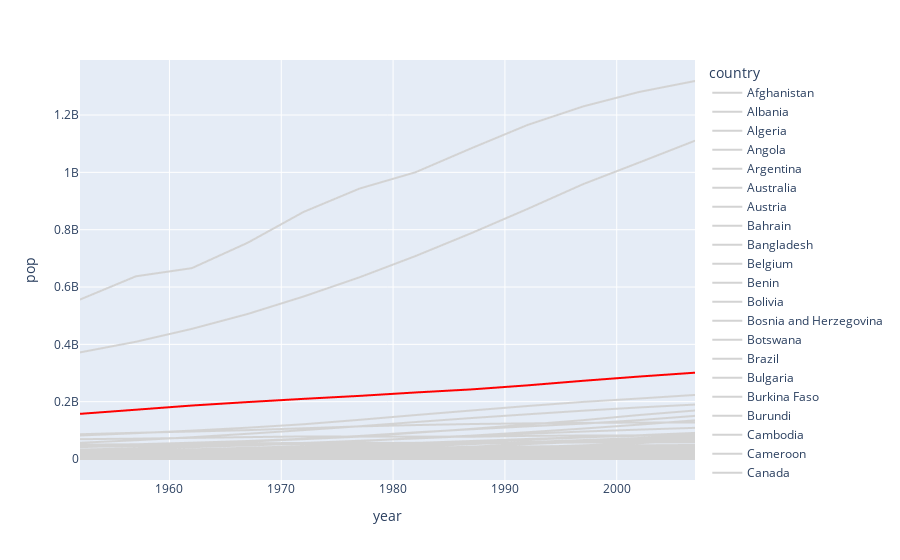

The cell this chart's notebook holds for it:
### Code cell
df = px.data.gapminder()
fig = px.line(df, x='year', y='pop', color="country", hover_name="country")

# edit colors
for d in fig['data']:
    if d['name'] == 'United States':
        d['line']['color']='red'
    else:
        d['line']['color']='lightgrey'

fig.show()
